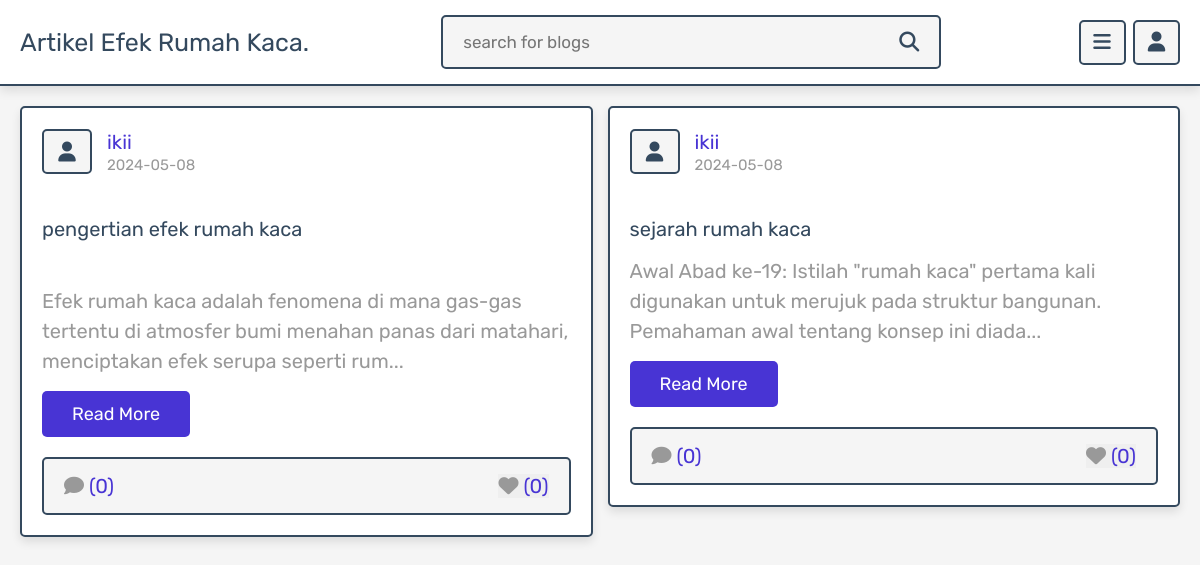
The app's page /author_posts.php?author=ikii with its own data.
### tables this page shows
CREATE TABLE `posts` (
  `id` int(100) NOT NULL,
  `admin_id` int(100) NOT NULL,
  `name` varchar(100) NOT NULL,
  `title` varchar(100) NOT NULL,
  `content` varchar(10000) NOT NULL,
  `category` varchar(50) NOT NULL,
  `image` varchar(100) NOT NULL,
  `date` date NOT NULL DEFAULT current_timestamp(),
  `status` varchar(10) NOT NULL
);

### author_posts.php (the view, shortened to what this page needs)
<?php
include 'components/connect.php';
if(isset($_SESSION['user_id'])){
   $user_id = $_SESSION['user_id'];
}else{
   $user_id = '';
};
if(isset($_GET['author'])){
   $author = $_GET['author'];
}else{
   $author = '';
}
?>
<!DOCTYPE html>
<html lang="en">
<head>
   <link rel="stylesheet" href="https://cdnjs.cloudflare.com/ajax/libs/font-awesome/6.1.1/css/all.min.css">
   <link rel="stylesheet" href="css/style.css">
</head>
<body>
<?php include 'components/user_header.php'; ?>
<section class="posts-container">
   <div class="box-container">
      <?php
         $select_posts = $conn->prepare("SELECT * FROM `posts` WHERE name = ? and status = ?");
         $select_posts->execute([$author, 'active']);
         if($select_posts->rowCount() > 0){
            while($fetch_posts = $select_posts->fetch(PDO::FETCH_ASSOC)){
            $post_id = $fetch_posts['id'];
            $count_post_comments = $conn->prepare("SELECT * FROM `comments` WHERE post_id = ?");
            $count_post_comments->execute([$post_id]);
            $total_post_comments = $count_post_comments->rowCount();
            $count_post_likes = $conn->prepare("SELECT * FROM `likes` WHERE post_id = ?");
            $count_post_likes->execute([$post_id]);
            $total_post_likes = $count_post_likes->rowCount();
            $confirm_likes = $conn->prepare("SELECT * FROM `likes` WHERE user_id = ? AND post_id = ?");
            $confirm_likes->execute([$user_id, $post_id]);
      ?>
      <form class="box" method="post">
         <div class="post-admin">
            <i class="fas fa-user"></i>
            <div>
               <a href="author_posts.php?author=<?= $fetch_posts['name']; ?>"><?= $fetch_posts['name']; ?></a>
               <div><?= $fetch_posts['date']; ?></div>
            </div>
         </div>
         <div class="post-title"><?= $fetch_posts['title']; ?></div>
         <div class="post-content content-150"><?= $fetch_posts['content']; ?></div>
         <a href="view_post.php?post_id=<?= $post_id; ?>" class="inline-btn">read more</a>
         <div class="icons">
            <a href="view_post.php?post_id=<?= $post_id; ?>"><i class="fas fa-comment"></i><span>(<?= $total_post_comments; ?>)</span></a>
            <button type="submit" name="like_post"><i class="fas fa-heart" style="<?php if($confirm_likes->rowCount() > 0){ echo 'color:var(--red);'; } ?>  "></i><span>(<?= $total_post_likes; ?>)</span></button>
         </div>
      </form>
      <?php
         }
      }else{
         echo '<p class="empty">no posts found for this author!</p>';
      }
      ?>
   </div>
</section>
</body>
</html>

### css/style.css (style rules this page uses)
:root { --main-color:#4834d4; --red:#e74c3c; --orange:#f39c12; --black:#34495e; --white:#fff; --light-bg:#f5f5f5; --light-color:#999; --border:.2rem solid var(--black); --box-shadow:0 .5rem 1rem rgba(0,0,0,.1); }
* { font-family: 'Rubik', sans-serif; margin:0; padding:0; box-sizing: border-box; outline: none; border:none; text-decoration: none; }
html { font-size: 62.5%; overflow-x: hidden; scroll-behavior: smooth; scroll-padding-top: 7rem; }
body { background-color: var(--light-bg); padding-bottom: 7rem; }
section { padding:2rem; margin: 0 auto; max-width: 1200px; }
.btn, .delete-btn, .option-btn, .inline-btn, .inline-option-btn, .inline-delete-btn { margin-top: 1rem; border-radius: .5rem; cursor: pointer; font-size: 1.8rem; color:var(--white); padding:1.2rem 3rem; text-transform: capitalize; text-align: center; }
.inline-btn, .inline-option-btn, .inline-delete-btn { display: inline-block; margin-right: 1rem; }
.inline-btn, .btn { background-color: var(--main-color); }
.posts-container .box-container { display: grid; grid-template-columns: repeat(auto-fit, minmax(33rem, 1fr)); gap:1.5rem; align-items: flex-start; justify-content: center; }
.posts-container .box-container .box { border:var(--border); box-shadow: var(--box-shadow); border-radius: .5rem; background-color: var(--white); padding:2rem; overflow: hidden; }
.posts-container .box-container .box .post-admin { display: flex; align-items: center; gap:1.5rem; margin-bottom: 2rem; }
.posts-container .box-container .box .post-admin i { text-align: center; height: 4.5rem; width: 5rem; line-height: 4.2rem; font-size: 2rem; border:var(--border); border-radius: .5rem; background-color: var(--light-bg); color:var(--black); }
.posts-container .box-container .box .post-admin a { font-size: 2rem; color:var(--main-color); }
.posts-container .box-container .box .post-admin div { font-size: 1.5rem; margin-top: .2rem; color:var(--light-color); }
.posts-container .box-container .box .post-title { font-size: 2rem; color:var(--black); overflow: hidden; text-overflow: ellipsis; white-space: nowrap; margin-bottom: 1rem; }
.posts-container .box-container .box .post-content { font-size: 2rem; line-height: 1.5; padding:.5rem 0; color:var(--light-color); white-space: pre-line; }
.posts-container .box-container .box .post-content::after { content: '...'; }
.posts-container .box-container .box .icons { display: flex; align-items: center; justify-content: space-between; gap:1rem; background-color: var(--light-bg); border-radius: .5rem; padding:1.5rem 2rem; border:var(--border); margin-top: 2rem; }
.posts-container .box-container .box .icons button { cursor: pointer; }
.posts-container .box-container .box .icons i { margin-right:.5rem; font-size:2rem; color:var(--light-color); }
.posts-container .box-container .box .icons span { font-size: 2rem; color:var(--main-color); }

### records on screen
posts: name "ikii", date "2024-05-08", title "pengertian efek rumah kaca", content "Efek rumah kaca adalah fenomena di mana gas-gas tertentu di atmosfer bumi menahan panas dari matahari, menciptakan efek serupa seperti rum", total_post_comments "0", total_post_likes "0"
posts: name "ikii", date "2024-05-08", title "sejarah rumah kaca", content "Awal Abad ke-19: Istilah \"rumah kaca\" pertama kali digunakan untuk merujuk pada struktur bangunan. Pemahaman awal tentang konsep ini diada", total_post_comments "0", total_post_likes "0"
